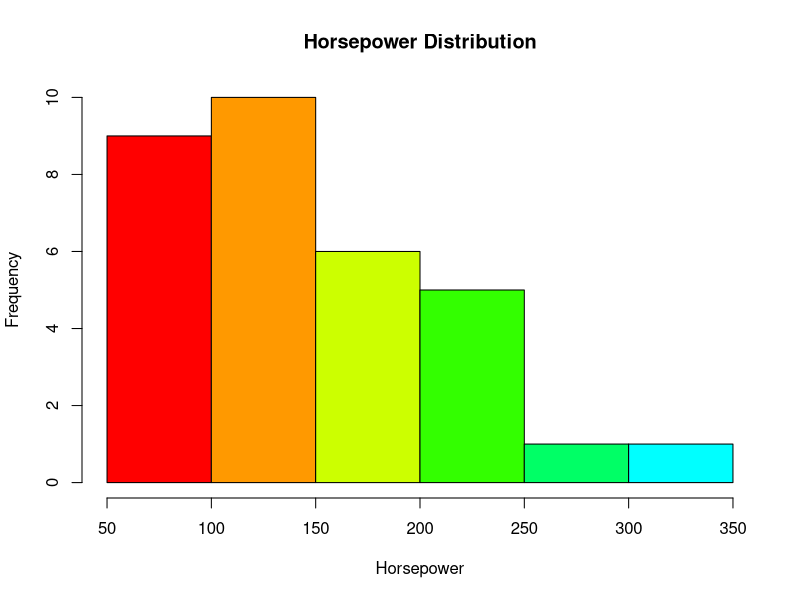
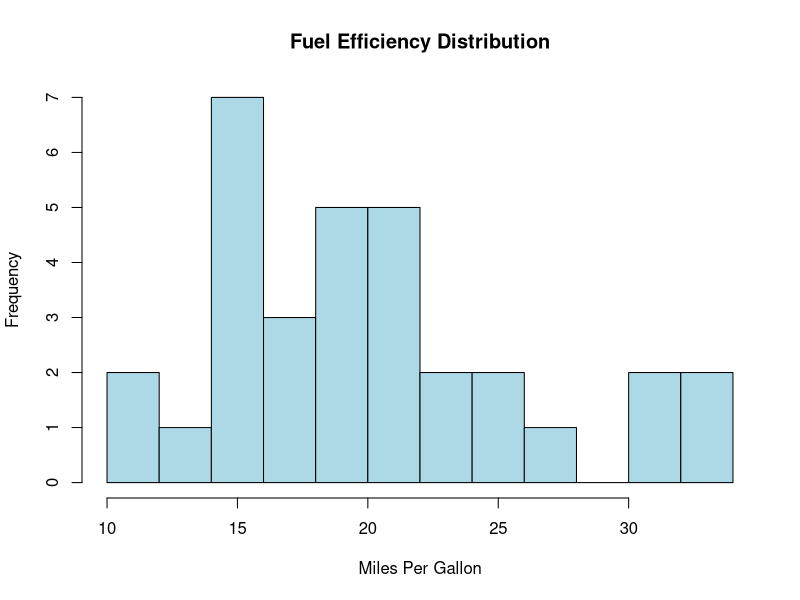
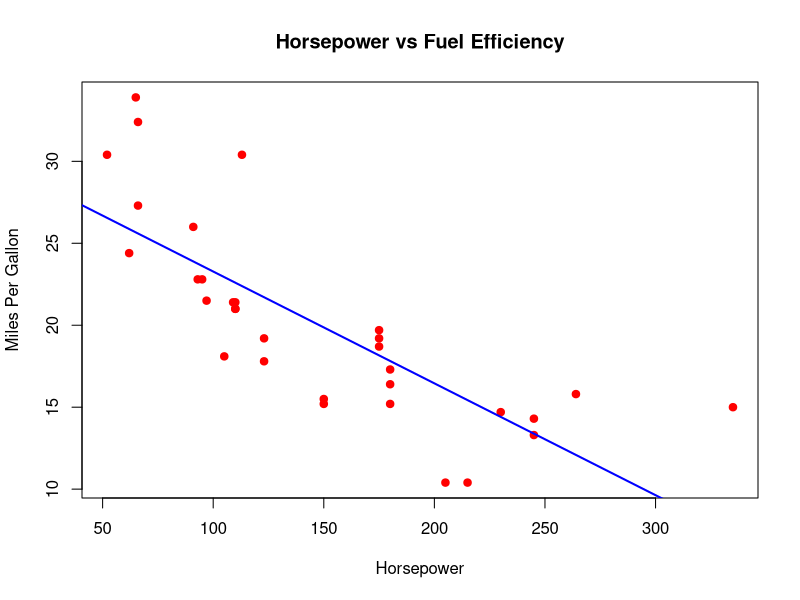

These figures' R source, in order:
data("mtcars")
str(mtcars)
head(mtcars)
tail(mtcars)


#____________________________________________________________________________________________
# 1. Data dictionary for Horsepower in mtcars dataset

# Creating a vector of Horsepower values
horsepower <- c(110, 110, 93, 110, 175, 105, 245, 62, 95, 123, 123, 180, 180, 180, 
                205, 215, 230, 66, 52, 65, 97, 150, 150, 245, 175, 66, 91, 113, 
                264, 175, 335, 109)

# Assigning car model names to the horsepower values
names(horsepower) <- c("Mazda RX4", "Mazda RX4 Wag", "Datsun 710", "Hornet 4 Drive", 
                       "Hornet Sportabout", "Valiant", "Duster 360", "Merc 240D", 
                       "Merc 230", "Merc 280", "Merc 280C", "Merc 450SE", "Merc 450SL", 
                       "Merc 450SLC", "Cadillac Fleetwood", "Lincoln Continental", 
                       "Chrysler Imperial", "Fiat 128", "Honda Civic", "Toyota Corolla", 
                       "Toyota Corona", "Dodge Challenger", "AMC Javelin", "Camaro Z28", 
                       "Pontiac Firebird", "Fiat X1-9", "Porsche 914-2", "Lotus Europa", 
                       "Ford Pantera L", "Ferrari Dino", "Maserati Bora", "Volvo 142E")

# Printing the entire Horsepower Data Dictionary
print(horsepower)

# Retrieving the horsepower of a specific car model
horsepower["Mazda RX4"]
horsepower["Ferrari Dino"]

# Print structure of the dataset
str(horsepower)

#____________________________________________________________________________________________
#2. Create an assigned task amongst features
#a. Importing the dataset with proper variable names
data_dictionary <- data.frame(
  Column_Name = c("mpg", "cyl", "disp", "hp", "drat", "wt", "qsec", "vs", "am", "gear", "carb"),
  Description = c(
    "Miles per gallon (fuel efficiency)",
    "Number of cylinders",
    "Engine displacement (cubic inches)",
    "Horsepower",
    "Rear axle ratio",
    "Weight of the car (1000 lbs)",
    "1/4 mile time (acceleration)",
    "Engine type (0 = V-shaped, 1 = Straight)",
    "Transmission (0 = Automatic, 1 = Manual)",
    "Number of forward gears",
    "Number of carburetors"
  ),
  Data_Type = c("Numeric", "Integer", "Numeric", "Numeric", "Numeric", "Numeric", "Numeric", "Categorical", "Categorical", "Integer", "Integer")
)
print("Data Dictionary:")
print(data_dictionary)
# B - summary of the mtcars
summary(mtcars)

#Data Visualization

# Load the built-in dataset
data(mtcars)

# Histogram of Horsepower (hp)
hist(mtcars$hp, 
     col=rainbow(10),  # Generates colorful bars
     main="Horsepower Distribution", 
     xlab="Horsepower", 
     ylab="Frequency", 
     border="black", 
     breaks=10)

# Histogram of Miles Per Gallon (mpg)
hist(mtcars$mpg, 
     col="lightblue",  # Simple color
     main="Fuel Efficiency Distribution",
     xlab="Miles Per Gallon",
     ylab="Frequency",
     border="black",
     breaks=10)

# Scatter Plot of Horsepower (hp) vs Fuel Efficiency (mpg)
plot(mtcars$hp, mtcars$mpg, 
     main="Horsepower vs Fuel Efficiency",
     xlab="Horsepower", 
     ylab="Miles Per Gallon", 
     col="red", 
     pch=19)  # pch=19 gives solid dots

# Adding a simple trend line
abline(lm(mpg ~ hp, data=mtcars), col="blue", lwd=2)  # Linear regression line
